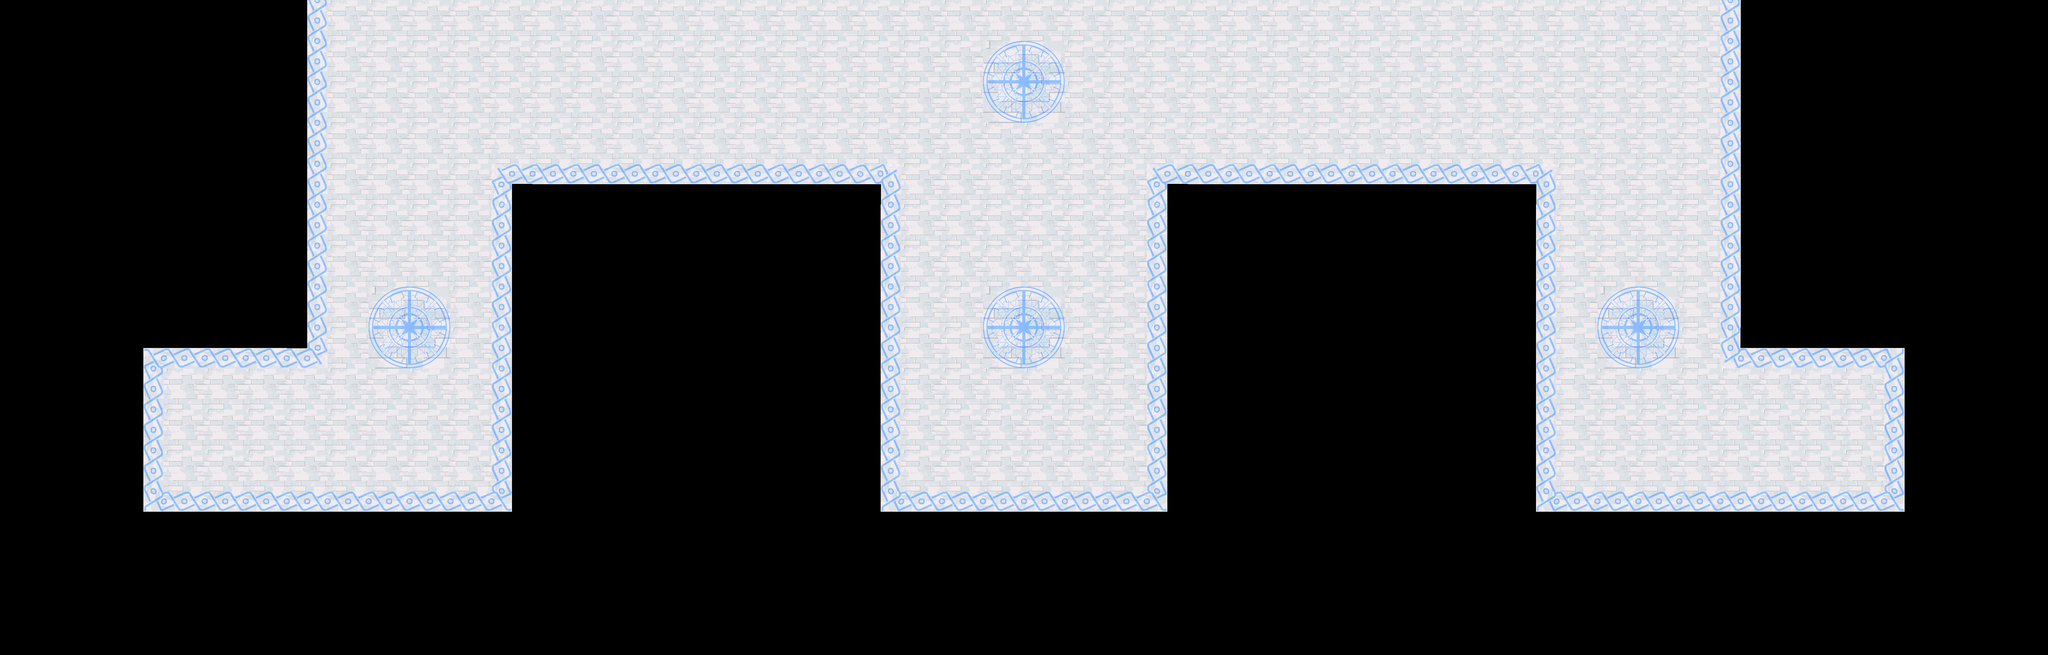

This is a level from a 2D game, rendered from its Tiled map with the project's own tilesets. A one-line summary and the complete map file follow:
An orthogonal 50x16 tile map with 128x128 px tiles, 1 tile layer (Tile Layer 1).

<map version="1.2" tiledversion="1.3.1" orientation="orthogonal" renderorder="right-down" compressionlevel="0" width="50" height="16" tilewidth="128" tileheight="128" infinite="0" nextlayerid="2" nextobjectid="1">
 <tileset firstgid="1" source="Flipside Tileset.tsx" />
 <layer id="1" name="Tile Layer 1" width="50" height="16">
  <data encoding="csv">
0,0,0,0,0,0,0,11,1,1,1,1,1,1,1,1,1,1,1,1,1,1,1,1,1,1,1,1,1,1,1,1,1,1,1,1,1,1,1,1,1,1,10,0,0,0,0,0,0,0,
0,0,0,0,0,0,0,11,1,1,1,1,1,1,1,1,1,1,1,1,1,1,1,1,6,7,1,1,1,1,1,1,1,1,1,1,1,1,1,1,1,1,10,0,0,0,0,0,0,0,
0,0,0,0,0,0,0,11,1,1,1,1,1,1,1,1,1,1,1,1,1,1,1,1,4,5,1,1,1,1,1,1,1,1,1,1,1,1,1,1,1,1,10,0,0,0,0,0,0,0,
0,0,0,0,0,0,0,11,1,1,1,1,1,1,1,1,1,1,1,1,1,1,1,1,1,1,1,1,1,1,1,1,1,1,1,1,1,1,1,1,1,1,10,0,0,0,0,0,0,0,
0,0,0,0,0,0,0,11,1,1,1,1,16,12,12,12,12,12,12,12,12,17,1,1,1,1,1,1,16,12,12,12,12,12,12,12,12,17,1,1,1,1,10,0,0,0,0,0,0,0,
0,0,0,0,0,0,0,11,1,1,1,1,10,0,0,0,0,0,0,0,0,11,1,1,1,1,1,1,10,0,0,0,0,0,0,0,0,11,1,1,1,1,10,0,0,0,0,0,0,0,
0,0,0,0,0,0,0,11,1,1,1,1,10,0,0,0,0,0,0,0,0,11,1,1,1,1,1,1,10,0,0,0,0,0,0,0,0,11,1,1,1,1,10,0,0,0,0,0,0,0,
0,0,0,0,0,0,0,11,1,6,7,1,10,0,0,0,0,0,0,0,0,11,1,1,6,7,1,1,10,0,0,0,0,0,0,0,0,11,1,6,7,1,10,0,0,0,0,0,0,0,
0,0,0,24,8,8,8,15,1,4,5,1,10,0,0,0,0,0,0,0,0,11,1,1,4,5,1,1,10,0,0,0,0,0,0,0,0,11,1,4,5,1,14,8,8,8,25,0,0,0,
0,0,0,11,1,1,1,1,1,1,1,1,10,0,0,0,0,0,0,0,0,11,1,1,1,1,1,1,10,0,0,0,0,0,0,0,0,11,1,1,1,1,1,1,1,1,10,0,0,0,
0,0,0,11,1,1,1,1,1,1,1,1,10,0,0,0,0,0,0,0,0,11,1,1,1,1,1,1,10,0,0,0,0,0,0,0,0,11,1,1,1,1,1,1,1,1,10,0,0,0,
0,0,0,11,1,1,1,1,1,1,1,1,10,0,0,0,0,0,0,0,0,11,1,1,1,1,1,1,10,0,0,0,0,0,0,0,0,11,1,1,1,1,1,1,1,1,10,0,0,0,
0,0,0,22,12,12,12,12,12,12,12,12,23,0,0,0,0,0,0,0,0,22,12,12,12,12,12,12,23,0,0,0,0,0,0,0,0,22,12,12,12,12,12,12,12,12,23,0,0,0,
0,0,0,0,0,0,0,0,0,0,0,0,0,0,0,0,0,0,0,0,0,0,0,0,0,0,0,0,0,0,0,0,0,0,0,0,0,0,0,0,0,0,0,0,0,0,0,0,0,0,
0,0,0,0,0,0,0,0,0,0,0,0,0,0,0,0,0,0,0,0,0,0,0,0,0,0,0,0,0,0,0,0,0,0,0,0,0,0,0,0,0,0,0,0,0,0,0,0,0,0,
0,0,0,0,0,0,0,0,0,0,0,0,0,0,0,0,0,0,0,0,0,0,0,0,0,0,0,0,0,0,0,0,0,0,0,0,0,0,0,0,0,0,0,0,0,0,0,0,0,0
</data>
 </layer>
</map>
